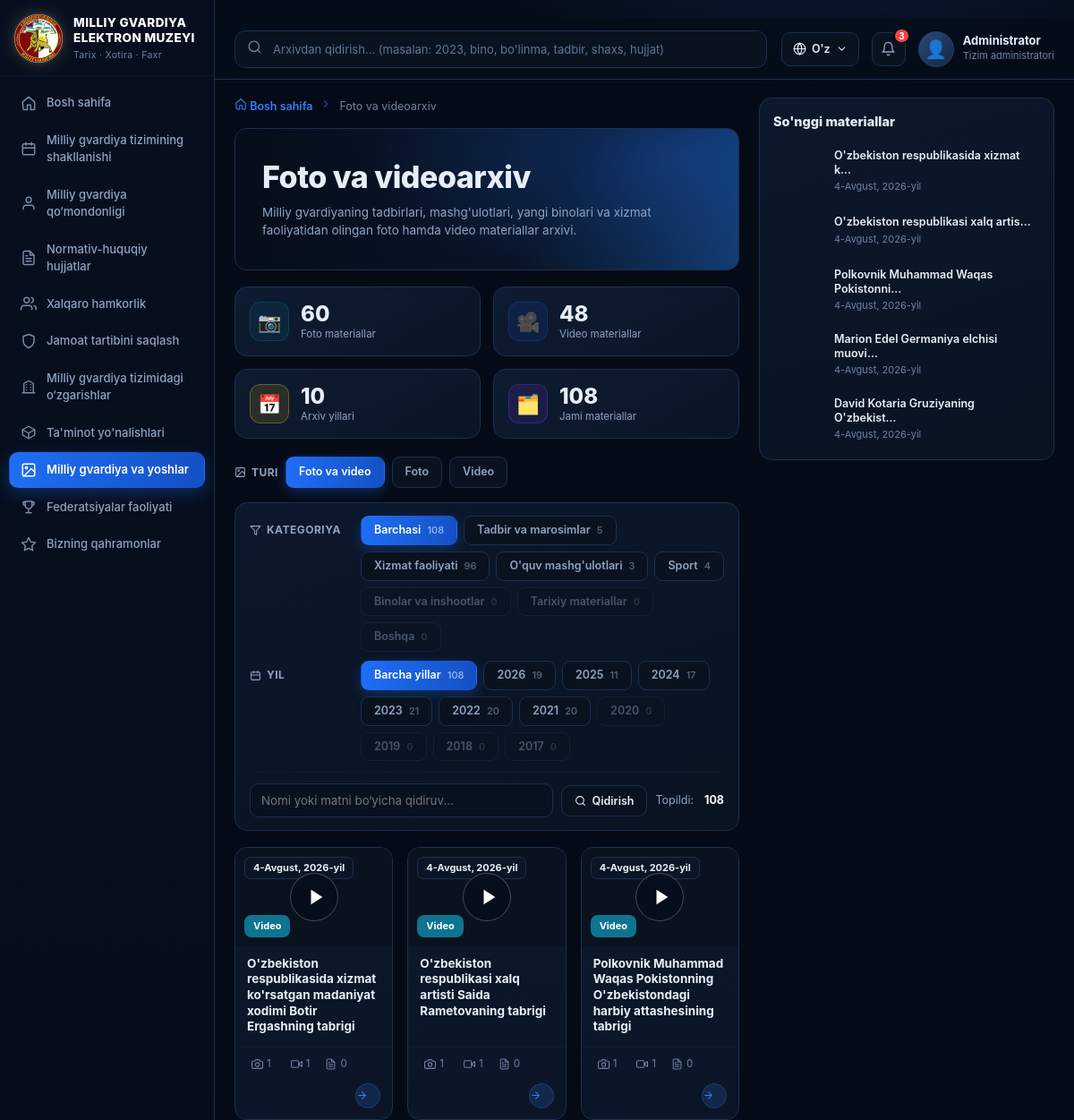
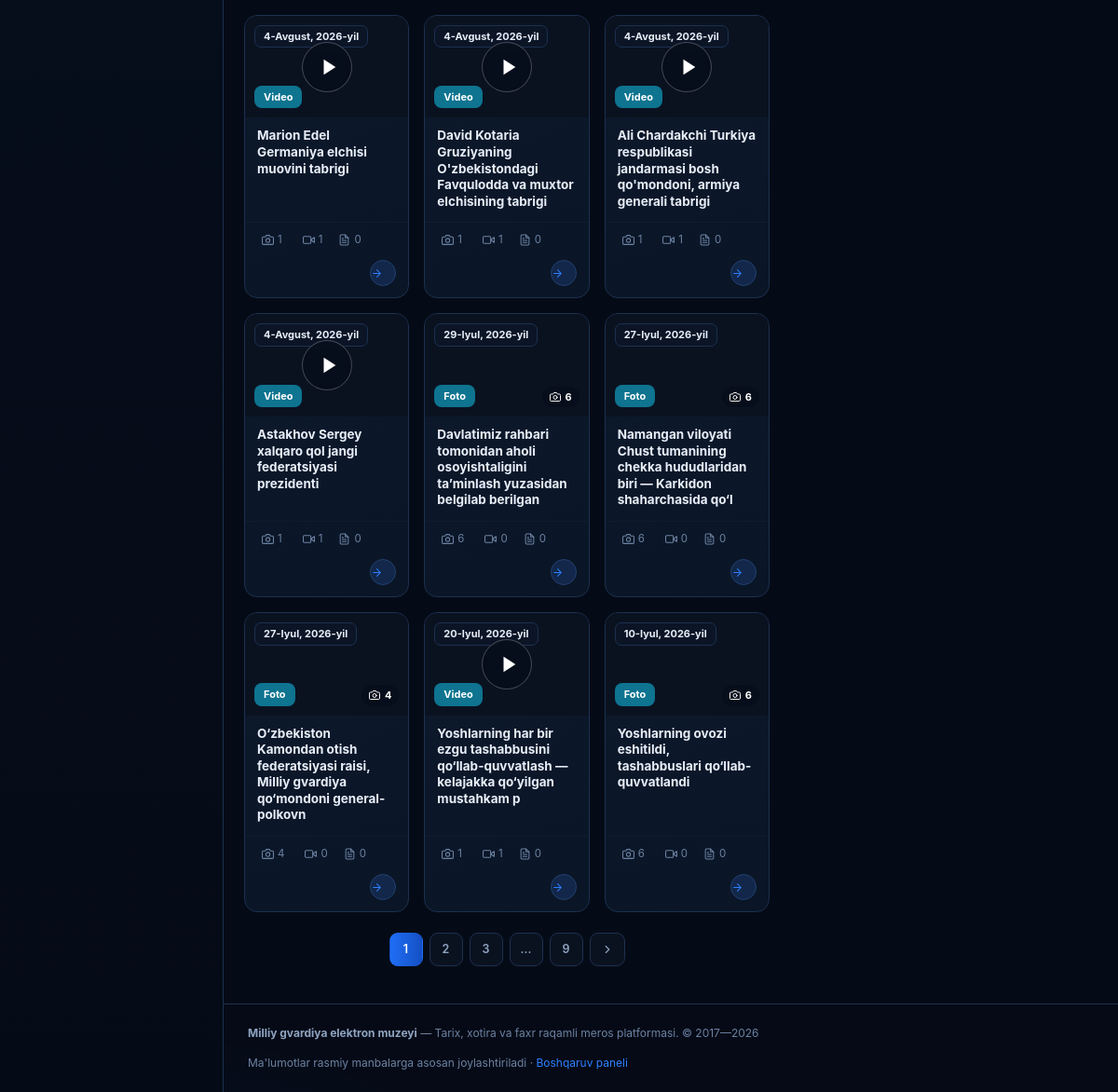
The page /galereya/ on the database its author committed (2 pictures, top to bottom).
### core/models.py (models this page shows, shortened)
class TimeStampedModel(models.Model):
    created_at = models.DateTimeField("Yaratilgan sana", auto_now_add=True)
    updated_at = models.DateTimeField("Yangilangan sana", auto_now=True)
    class Meta:
        abstract = True

class Direction(TimeStampedModel):
    number = models.PositiveIntegerField("Raqam", unique=True)
    title = models.CharField("Nomi", max_length=255)
    description = models.TextField("Tavsif", blank=True)
    icon = models.CharField("Belgi (svg nomi)", max_length=40, default="star")
    url = models.CharField(
        "Havola (URL nomi)", max_length=100, blank=True, default="core:yonalishlar",
    )
    class Meta:
        verbose_name = "Yo'nalish"
        verbose_name_plural = "Yo'nalishlar"
        ordering = ["number"]

class MediaItem(TimeStampedModel):
    MEDIA_TYPES = [("photo", "Foto"), ("video", "Video")]
    TOPICS = [
        ("tadbir", "Tadbir va marosimlar"),
        ("xizmat", "Xizmat faoliyati"),
        ("mashgulot", "O'quv mashg'ulotlari"),
        ("sport", "Sport"),
        ("bino", "Binolar va inshootlar"),
        ("tarix", "Tarixiy materiallar"),
        ("boshqa", "Boshqa"),
    ]
    title = models.CharField("Sarlavha", max_length=300)
    slug = models.SlugField(max_length=320, unique=True, blank=True)
    media_type = models.CharField("Turi", max_length=10, choices=MEDIA_TYPES, default="photo")
    topic = models.CharField("Kategoriya", max_length=20, choices=TOPICS, default="xizmat", db_index=True)
    image = models.ImageField("Rasm", upload_to="gallery/", blank=True)
    video_url = models.URLField("Video havola", blank=True)
    video_file = models.FileField(
        "Video fayl", upload_to="videos/", blank=True,
        help_text="mp4 / webm / mov fayl. YouTube havolasi bo'lsa, «Video havola» maydonidan foydalaning.",
    )
    date = models.DateField("Sana", null=True, blank=True)
    year = models.PositiveIntegerField("Yil", default=2023, db_index=True)
    description = models.TextField("Tavsif", blank=True)
    department = models.ForeignKey(
        Department, verbose_name="Bo'linma", on_delete=models.SET_NULL,
        null=True, blank=True, related_name="gallery",
    )
    event = models.ForeignKey(
        Event, verbose_name="Tadbir", on_delete=models.SET_NULL, null=True, blank=True,
        related_name="gallery",
    )
    views = models.PositiveIntegerField("Ko'rishlar", default=0)
    order = models.PositiveIntegerField("Tartib", default=0)
    source_url = models.URLField("Manba havolasi", blank=True)
    photos = GenericRelation(Photo)
    videos = GenericRelation("Video")
    class Meta:
        verbose_name = "Media material"
        verbose_name_plural = "Foto va videoarxiv"
        ordering = ["-date", "order"]
    def get_absolute_url(self):
        return reverse("core:media_detail", kwargs={"slug": self.slug})

### core/views.py (the view)
# urls.py: path("galereya/", views.galereya, name="galereya"),
def galereya(request):
    qs = MediaItem.objects.prefetch_related("photos")
    q = request.GET.get("q", "").strip()
    if q:
        qs = qs.filter(search_q(["title", "description"], q, getattr(request, "LANGUAGE_CODE", "uz")))
    turi = request.GET.get("tur")
    if turi in ("photo", "video"):
        qs = qs.filter(media_type=turi)
    else:
        turi = None
    qs, flt = _filters(request, qs, "topic", MediaItem.TOPICS, cat_param="kategoriya")
    years, active_year = flt["years"], flt["active_year"]
    return render(request, "core/galereya.html", {
        **flt,
        "active": "galereya",
        "title": "Foto va videoarxiv",
        "subtitle": "Milliy gvardiyaning tadbirlari, mashg'ulotlari, yangi binolari va xizmat faoliyatidan olingan foto hamda video materiallar arxivi.",
        "page": _page(request, qs),
        "q": q,
        "types": MediaItem.MEDIA_TYPES,
        "tur": turi,
        "years": years,
        "active_year": active_year,
        "type_key": "media_type",
        "card_color": "#0e7490",
        "grid_class": "grid--4",
        "empty_icon": "🖼️",
        "stats": [
            {"value": MediaItem.objects.filter(media_type="photo").count(), "label": "Foto materiallar", "icon": "📷", "color": "#0e7490"},
            {"value": MediaItem.objects.filter(media_type="video").count(), "label": "Video materiallar", "icon": "🎥", "color": "#1d4ed8"},
            {"value": len(years), "label": "Arxiv yillari", "icon": "📅", "color": "#eab308"},
            {"value": MediaItem.objects.count(), "label": "Jami materiallar", "icon": "🗂️", "color": "#7c3aed"},
        ],
        "mini_items": [
            {"title": m.title, "url": m.get_absolute_url(), "image": m.image, "meta": m.date}
            for m in MediaItem.objects.order_by("-date")[:5]
        ],
        "mini_title": "So'nggi materiallar",
    })

### core/i18n.py (called while the page is built)
def get_lang(request):
    lang = getattr(request, "LANGUAGE_CODE", None)
    if lang in LANG_CODES:
        return lang
    lang = request.COOKIES.get(COOKIE)
    return lang if lang in LANG_CODES else DEFAULT

### core/templatetags/mg_tags.py (called while the page is built, shortened)
@register.inclusion_tag("includes/icon.html", takes_context=True)
def svg(context, name, size=18):
    return {"path": ICONS.get(name, ""), "size": size}

@register.filter
def card_label(obj, key=""):
    if obj is None:
        return ""
    if key:
        getter = f"get_{key}_display"
        if hasattr(obj, getter):
            return getattr(obj, getter)()
        val = getattr(obj, key, "")
        if val:
            return val

@register.filter
def title_of(obj):
    return getattr(obj, "title", None) or getattr(obj, "full_name", "") or str(obj)

@register.filter
def split(value, sep=" "):
    if value is None:
        return []
    return str(value).split(sep)

@register.filter
def main_image(obj):
    for f in ("image", "photo"):
        v = getattr(obj, f, None)
        if v and hasattr(v, "url"):
            return v
    return None

@register.filter
def album_ref(obj):
    from django.urls import reverse
    return reverse("core:album_json", kwargs={"model": obj._meta.model_name, "pk": obj.pk})

@register.filter
def album_n(obj, kind="foto"):
    if kind == "video":
        n = obj.videos.count() if hasattr(obj, "videos") else 0
        return n + (1 if (getattr(obj, "video_file", None) or getattr(obj, "video_url", "")) else 0)
    n = obj.photos.count() if hasattr(obj, "photos") else 0
    return n + (1 if main_image(obj) else 0)

@register.simple_tag(takes_context=True)
def filter_url(context, *pairs):
    kwargs = dict(zip(pairs[::2], pairs[1::2]))
    request = context.get("request")
    params = request.GET.copy() if request else None
    if params is None:
        return "?"
    params.pop("page", None)
    for k, v in kwargs.items():
        params.pop(k, None)
        if v not in (None, ""):
            params[k] = str(v)
    qs = params.urlencode()
    return "?" + qs if qs else "?"

### core/views.py (called while the page is built)
def _years():
    from datetime import date as _date
    return list(range(max(_date.today().year, YEAR_START), YEAR_START - 1, -1))

def _active_year(request):
    y = request.GET.get("yil", "")
    return int(y) if y.isdigit() and YEAR_START <= int(y) <= 2100 else None

def _page(request, qs, per_page=PER_PAGE):
    paginator = Paginator(qs, per_page)
    page_number = request.GET.get("page") or 1
    return paginator.get_page(page_number)

### core/templates/core/galereya.html (shortened to what this page needs)
{% extends "base.html" %}
{% load mg_tags %}
{% block breadcrumb %}
<nav class="breadcrumb">
  <a href="{% url 'core:home' %}">{% svg 'home' 13 %} Bosh sahifa</a>
  <span class="breadcrumb__sep">{% svg 'chev' 12 %}</span>
  <span>{{ title }}</span>
</nav>
{% endblock %}
{% block content %}
<section class="hero{% if hero_gold %} hero--gold{% endif %}">
  <h1 class="page-title">{{ title }}</h1>
  <p class="page-sub">{{ subtitle }}</p>
</section>
{% if stats %}
<div class="stats">
  {% for s in stats %}
  <div class="stat">
    <div class="stat__icon" style="background:{{ s.color }}22;border:1px solid {{ s.color }}55">{{ s.icon }}</div>
    <div><div class="stat__value">{{ s.value }}</div><div class="stat__label">{{ s.label }}</div></div>
  </div>
  {% endfor %}
</div>
{% endif %}
<div class="chips">
  <span class="fbox__label">{% svg 'image' 13 %} Turi</span>
  <a class="chip{% if not tur %} is-active{% endif %}" href="{% filter_url 'tur' '' %}">Foto va video</a>
  {% for val, lbl in types %}<a class="chip{% if tur == val %} is-active{% endif %}" href="{% filter_url 'tur' val %}">{{ lbl }}</a>{% endfor %}
</div>
{% include "includes/list_filters.html" %}
<div class="grid {{ grid_class|default:'grid--3' }}">
  {% for o in page %}
  <a class="card" href="{{ o.get_absolute_url }}">
    <div class="card__media" data-lb="{{ o|lb_items }}" title="Kattalashtirish">
      {% if o.media_type == 'video' %}<span class="card__play">{% svg 'play' 22 %}</span>{% elif o.photos.all|length %}<span class="card__count">{% svg 'camera' 12 %} {{ o.photos.all|length|add:1 }}</span>{% endif %}
      <div class="ph" style="background:{% if o.image %}url('{{ o.image.url }}') center/cover{% elif o.photo %}url('{{ o.photo.url }}') center/cover{% else %}{{ o|title_of|gradient }}{% endif %}"></div>
      {% if o.date %}<span class="card__year">{{ o.date }}</span>{% elif o.year %}<span class="card__year">{{ o.year }}</span>{% elif o.service_period %}<span class="card__year">{{ o.service_period }}</span>{% endif %}
      <span class="card__type" style="background:{{ card_color|default:'#1d4ed8' }}">{% firstof o|card_label:type_key card_text %}</span>
    </div>
    <div class="card__body">
      <div class="card__title">{{ o|title_of }}</div>
    </div>
    <div class="card__meta">
      <span class="album-open" data-album="{{ o|album_ref }}?tur=foto" title="Fotoalbomni ochish">{% svg 'camera' 12 %} {{ o|album_n }}</span>
      <span class="album-open" data-album="{{ o|album_ref }}?tur=video" title="Videoalbomni ochish">{% svg 'video' 12 %} {{ o|album_n:"video" }}</span>
      <span>{% svg 'file' 12 %} {{ o.doc_count|default:0 }}</span>
      <span class="push card__arrow">{% svg 'arrow' 13 %}</span>
    </div>
  </a>
  {% empty %}
  <div class="empty" style="grid-column:1/-1"><div class="empty__icon">{{ empty_icon|default:'🗂️' }}</div>{{ title }} bo'yicha ma'lumot topilmadi</div>
  {% endfor %}
</div>
{% include "includes/pagination.html" %}
{% endblock %}
{% block rightbar %}
<aside class="rpanel">
  {% if mini_items %}
  <div class="panel">
    <div class="panel__head"><div class="panel__title">{{ mini_title|default:"So'nggi qo'shilgan" }}</div></div>
    <div class="mini-list">
      {% for m in mini_items %}
      <a class="mini" href="{{ m.url }}">
        <span class="mini__img ph" style="background:{% if m.image %}url('{{ m.image.url }}') center/cover{% else %}{{ m.title|gradient }}{% endif %}"></span>
        <span>
          <div class="mini__title">{{ m.title|truncatechars:36 }}</div>
          <div class="mini__sub">{% firstof m.meta m.date m.meta_text %}</div>
        </span>
      </a>
      {% endfor %}
    </div>
  </div>
  {% endif %}
</aside>
{% endblock %}

### core/templates/base.html (shortened to what this page needs)
{% load static %}{% load mg_tags %}<!DOCTYPE html>
<html lang="uz">
<head>
  <link rel="stylesheet" href="{% static 'css/style.css' %}?v=20261107l">
</head>
<body>
{% if active == 'landing' %}
  {% block landing %}{% endblock %}
{% else %}
<aside class="sidebar" id="sidebar">
  <a class="brand" href="{% url 'core:home' %}">
    <div class="brand__logo"><img src="{% static 'img/ico.png' %}"></div>
    <div class="brand__text">
      <div class="brand__title">Milliy gvardiya<br>elektron muzeyi</div>
      <div class="brand__subtitle">Tarix · Xotira · Faxr</div>
    </div>
  </a>
  <nav class="nav">
    {% for item in MENU %}
      {% with url_name=item.url|split:':' %}
      <a class="nav__item{% if active == url_name.1 %} is-active{% endif %}" href="{% url item.url %}">
        {% svg item.icon %} <span>{{ item.name }}</span>
      </a>
      {% endwith %}
    {% endfor %}
  </nav>
</aside>
<div class="shell">
  <header class="header">
    <form class="search" action="{% url 'core:qidiruv' %}" method="get">
      <span class="search__icon">{% svg 'search' 17 %}</span>
      <input type="search" name="q" value="{{ request.GET.q|default:'' }}" placeholder="Arxivdan qidirish... (masalan: 2023, bino, bo'linma, tadbir, shaxs, hujjat)">
    </form>
    <div class="header__right">
      <div class="lang-wrap" id="langWrap">
        <button class="lang" type="button" id="langBtn" aria-haspopup="true" aria-expanded="false">{% svg 'globe' 15 %} {{ CURRENT_LANG_SHORT }} {% svg 'chevD' 13 %}</button>
      </div>
      <button class="bell" title="Bildirishnomalar">{% svg 'bell' 17 %}<span class="bell__count">3</span></button>
      <div class="user">
        <div class="user__avatar">👤</div>
        <div class="user__meta">
          <div class="user__name">Administrator</div>
          <div class="user__role">Tizim administratori</div>
        </div>
      </div>
    </div>
  </header>
  <main class="layout{% block layout_class %}{% endblock %}">
    <div>
      {% block breadcrumb %}{% endblock %}
      {% block content %}{% endblock %}
    </div>
    {% block rightbar %}{% endblock %}
  </main>
  <footer class="footer">
    <div><b>Milliy gvardiya elektron muzeyi</b> — Tarix, xotira va faxr raqamli meros platformasi. © 2017—2026</div>
    <div>Ma'lumotlar rasmiy manbalarga asosan joylashtiriladi · <a href="/admin/" class="text-accent">Boshqaruv paneli</a></div>
  </footer>
</div>
{% endif %}
</body>
</html>

### core/templates/includes/icon.html
{% if path %}
<svg width="{{ size|default:18 }}" height="{{ size|default:18 }}" viewBox="0 0 24 24" fill="none" stroke="currentColor" stroke-width="1.9" stroke-linecap="round" stroke-linejoin="round" aria-hidden="true">{{ path|safe }}</svg>
{% else %}
<svg width="{{ size|default:18 }}" height="{{ size|default:18 }}" viewBox="0 0 24 24" fill="none" stroke="currentColor" stroke-width="1.9" stroke-linecap="round" stroke-linejoin="round" aria-hidden="true"><circle cx="12" cy="12" r="9"/></svg>
{% endif %}

### rows shown on the page
Direction: url "core:yillar" (drawn), name "Milliy gvardiya tizimining shakllanishi"
Direction: url "core:shaxslar" (drawn), name "Milliy gvardiya qo‘mondonligi"
Direction: url "core:hujjatlar" (drawn), name "Normativ-huquqiy hujjatlar"
Direction: url "core:tadbirlar" (drawn), name "Xalqaro hamkorlik"
Direction: url "core:jamoat" (drawn), name "Jamoat tartibini saqlash"
Direction: url "core:binolar" (drawn), name "Milliy gvardiya tizimidagi o‘zgarishlar"
Direction: url "core:talim" (drawn), name "Ta'minot yo'nalishlari"
Direction: url "core:galereya" (drawn), name "Milliy gvardiya va yoshlar"
Direction: url "core:galabalar" (drawn), name "Federatsiyalar faoliyati"
Direction: url "core:qahramonlar" (drawn), name "Bizning qahramonlar"
MediaItem: date "4-Avgust, 2026-yil", media_type "Video", title "O'zbekiston respublikasida xizmat ko'rsatgan madaniyat xodimi Botir Ergashning tabrigi", {{ size|default:18 }} 12 (drawn), id+image "1", id+video_file "1", doc_count "0", title "O'zbekiston respublikasida xizmat k…", date "4-Avgust, 2026-yil"
MediaItem: date "4-Avgust, 2026-yil", media_type "Video", title "O'zbekiston respublikasi xalq artisti Saida Rametovaning tabrigi", {{ size|default:18 }} 12 (drawn), id+image "1", id+video_file "1", doc_count "0", title "O'zbekiston respublikasi xalq artis…", date "4-Avgust, 2026-yil"
MediaItem: date "4-Avgust, 2026-yil", media_type "Video", title "Polkovnik Muhammad Waqas Pokistonning O'zbekistondagi harbiy attashesining tabrigi", {{ size|default:18 }} 12 (drawn), id+image "1", id+video_file "1", doc_count "0", title "Polkovnik Muhammad Waqas Pokistonni…", date "4-Avgust, 2026-yil"
MediaItem: date "4-Avgust, 2026-yil", media_type "Video", title "Marion Edel Germaniya elchisi muovini tabrigi", {{ size|default:18 }} 12 (drawn), id+image "1", id+video_file "1", doc_count "0", title "Marion Edel Germaniya elchisi muovi…", date "4-Avgust, 2026-yil"
MediaItem: date "4-Avgust, 2026-yil", media_type "Video", title "David Kotaria Gruziyaning O'zbekistondagi Favqulodda va muxtor elchisining tabrigi", {{ size|default:18 }} 12 (drawn), id+image "1", id+video_file "1", doc_count "0", title "David Kotaria Gruziyaning O'zbekist…", date "4-Avgust, 2026-yil"
MediaItem: date "4-Avgust, 2026-yil", media_type "Video", title "Ali Chardakchi Turkiya respublikasi jandarmasi bosh qo'mondoni, armiya generali tabrigi", {{ size|default:18 }} 12 (drawn), id+image "1", id+video_file "1", doc_count "0"
MediaItem: date "4-Avgust, 2026-yil", media_type "Video", title "Astakhov Sergey xalqaro qol jangi federatsiyasi prezidenti", {{ size|default:18 }} 12 (drawn), id+image "1", id+video_file "1", doc_count "0"
MediaItem: date "29-Iyul, 2026-yil", media_type "Foto", title "Davlatimiz rahbari tomonidan aholi osoyishtaligini taʼminlash yuzasidan belgilab berilgan", {{ size|default:18 }} 12 (drawn), id+image "6", id+video_file+video_url "0", doc_count "0"
MediaItem: date "27-Iyul, 2026-yil", media_type "Foto", title "Namangan viloyati Chust tumanining chekka hududlaridan biri — Karkidon shaharchasida qo‘l", {{ size|default:18 }} 12 (drawn), id+image "6", id+video_file+video_url "0", doc_count "0"
MediaItem: date "27-Iyul, 2026-yil", media_type "Foto", title "O‘zbekiston Kamondan otish federatsiyasi raisi, Milliy gvardiya qo‘mondoni general-polkovn", {{ size|default:18 }} 12 (drawn), id+image "4", id+video_file+video_url "0", doc_count "0"
MediaItem: date "20-Iyul, 2026-yil", media_type "Video", title "Yoshlarning har bir ezgu tashabbusini qo‘llab-quvvatlash — kelajakka qo‘yilgan mustahkam p", {{ size|default:18 }} 12 (drawn), id+image "1", id+video_file "1", doc_count "0"
MediaItem: date "10-Iyul, 2026-yil", media_type "Foto", title "Yoshlarning ovozi eshitildi, tashabbuslari qo‘llab-quvvatlandi", {{ size|default:18 }} 12 (drawn), id+image "6", id+video_file+video_url "0", doc_count "0"

### other values the page prints
{{ item.name }} "Bosh sahifa"
{{ CURRENT_LANG_SHORT }} "O'z"
{{ title }} "Foto va videoarxiv"
{{ subtitle }} "Milliy gvardiyaning tadbirlari, mashg'ulotlari, yangi binolari va xizmat faoliyatidan olingan foto hamda video materiallar arxivi."
{{ s.icon }} "📷" "🎥" "📅" "🗂️"
{{ s.value }} "60" "48" "10" "108"
{{ s.label }} "Foto materiallar" "Video materiallar" "Arxiv yillari" "Jami materiallar"
{{ lbl }} "Foto" "Video"
{{ cat_title|default:"Kategoriya" }} "KATEGORIYA"
{{ cat_total }} "108"
{{ c.label }} "Tadbir va marosimlar" "Xizmat faoliyati" "O'quv mashg'ulotlari" "Sport" "Binolar va inshootlar" "Tarixiy materiallar" "Boshqa"
{{ c.count }} "5" "96" "3" "4" "0" "0" "0"
{{ year_total }} "108"
{{ y.value }} "2026" "2025" "2024" "2023" "2022" "2021" "2020" "2019" "2018" "2017"
{{ y.count }} "19" "11" "17" "21" "20" "20" "0" "0" "0" "0"
